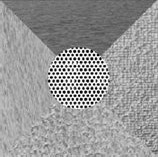
//> input picture th-3974622578.jpg, 158 x 157 px
$ ./ximgprocsgm th-3974622578.jpg   (built with g++ and OpenCV 4)
//> lines starting //> are read from the running program, lines starting //| are printed output that depends on the picture

#include <iostream>
#include <sstream>
#include <opencv2/core/core.hpp>
#include <opencv2/imgproc/imgproc.hpp>
#include <opencv2/imgcodecs.hpp>
#include <opencv2/highgui/highgui.hpp>
#include <opencv2/ximgproc.hpp>
#include <opencv2/ximgproc/segmentation.hpp>

static void displayImage(std::string const & windowName, cv::Mat image)
{
    cv::namedWindow(windowName, cv::WINDOW_AUTOSIZE);
    cv::imshow(windowName, image);
    cv::waitKey(0);
}

int main(int argc, const char * argv[])
{
    // Load the image in grayscale mode
    cv::Mat input = cv::imread(argv[1], cv::ImreadModes::IMREAD_GRAYSCALE);
//> input is the input picture: 157 rows x 158 cols, CV_8UC1; min 0, max 255, mean 152
    displayImage("Image", input);

    auto sgm = cv::ximgproc::segmentation::createGraphSegmentation();

    cv::Mat out;
    sgm->processImage(input, out);
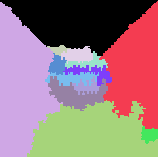
//> out: 157 rows x 158 cols, CV_32SC1; 13 distinct labels, from 0 to 12; one colour per label, 0 black
    if(!out.data)
        return 1;

    out.convertTo(out, CV_32F);
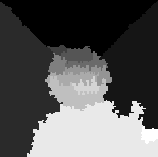
//> out: 157 rows x 158 cols, CV_32FC1; min 0, max 12, mean 4.09; drawn with min black and max white
    displayImage("Image", out);
    return 0;
}
